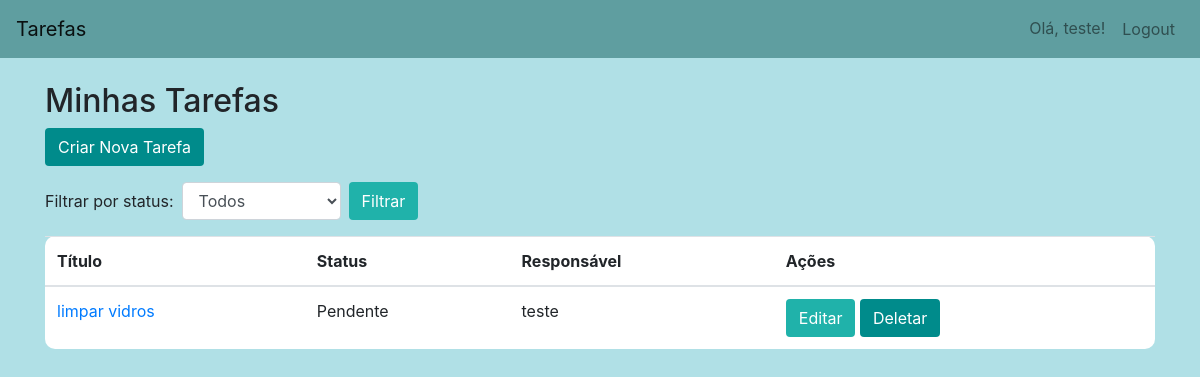
Page /tasks/ (signed in) on the earlier database version.
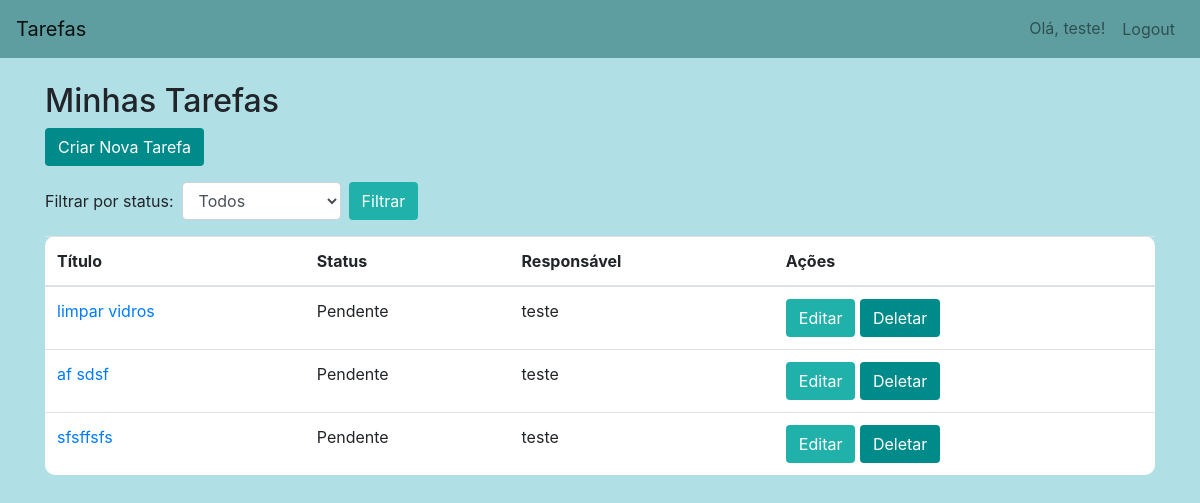
Same page on the later database version.
### tasks/models.py (models this page shows, shortened)
class Task(models.Model):
    STATUS_CHOICES = [
        ('pending', 'Pendente'),
        ('in_progress', 'Em andamento'),
        ('completed', 'Concluída'),
    ]
    title = models.CharField(max_length=200)
    description = models.TextField(blank=True)
    status = models.CharField(max_length=20, choices=STATUS_CHOICES, default='pending')
    assigned_to = models.ForeignKey(User, related_name='tasks', on_delete=models.CASCADE)
    created_at = models.DateTimeField(auto_now_add=True)
    updated_at = models.DateTimeField(auto_now=True)

### tasks/views.py (the view)
# urls.py: path('', lambda request: redirect('task_list')),  # Redirecionar a raiz (/) para a lista de tarefas
@login_required
def task_list(request):
    status_filter = request.GET.get('status')
    if status_filter:
        tasks = Task.objects.filter(assigned_to=request.user, status=status_filter)
    else:
        tasks = Task.objects.filter(assigned_to=request.user)
    return render(request, 'tasks/task_list.html', {'tasks': tasks, 'status_filter': status_filter})

### templates/tasks/task_list.html (shortened to what this page needs)
{% extends 'base.html' %}
{% block content %}
    <div class="mt-4">
        <h2>Minhas Tarefas</h2>
        <div class="mb-3">
            <a href="{% url 'task_create' %}" class="btn" style="background-color:darkcyan;color:white">Criar Nova Tarefa</a>
        </div>
        <form method="GET" class="form-inline mb-3">
            <label for="status" class="mr-2">Filtrar por status:</label>
            <select name="status" id="status" class="form-control mr-2">
                <option value="">Todos</option>
            </select>
            <button type="submit" class="btn" style="background-color:lightseagreen;color:white">Filtrar</button>
        </form>
        <table class="table" style="background-color: white; border-radius: 10px">
            <thead>
            <tr>
                <th>Título</th>
                <th>Status</th>
                <th>Responsável</th>
                <th>Ações</th>
            </tr>
            </thead>
            <tbody>
            {% for task in tasks %}
                <tr>
                    <td><a href="{% url 'task_edit' task.id %}">{{ task.title }}</a></td>
                    <td>{{ task.get_status_display }}</td>
                    <td>{{ task.assigned_to.username }}</td>
                    <td>
                        <a href="{% url 'task_edit' task.id %}" class="btn" style="background-color: lightseagreen; color: white">Editar</a>
                        <a href="{% url 'task_delete' task.id %}" class="btn" style="background-color:  darkcyan; color: white">Deletar</a>
                    </td>
                </tr>
            {% empty %}
                <tr>
                    <td colspan="4">Você não tem tarefas.</td>
                </tr>
            {% endfor %}
            </tbody>
        </table>
    </div>
{% endblock %}

Differences in the rows shown:
added Task: title "af sdsf", status "Pendente", assigned_to.username "teste"
added Task: title "sfsffsfs", status "Pendente", assigned_to.username "teste"
